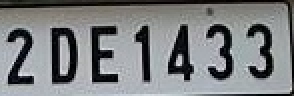
#> input picture samples/plate_crop_1.jpg, 147 x 48 px (shown 2 times larger)
$ python -i plate_preprocess.py   (imports and definitions only)   (older library calls are emulated)
#> lines starting #> are read from the running program, lines starting #| are printed output that depends on the picture
### src/anpr_config.py
"""All tunable thresholds in one place. These are STARTING values, not calibrated ones:
run evaluate.py on a labelled set and adjust. Confidence thresholds alone do not guarantee accuracy."""

# ---- decision (SUCCESS / REVIEW / REJECT) --------------------------------------------
ACCEPT_AVG_CONF = 0.90        # geometric mean of per-character probabilities
ACCEPT_WEAKEST_CHAR = 0.80    # lowest single-character probability
CONFLICT_MIN_CONF = 0.80      # another valid reading this confident = unresolved conflict
DET_CONF_MIN_SUCCESS = 0.30   # YOLO box confidence needed for SUCCESS (not used in crop mode)

# ---- automatic crop mode --------------------------------------------------------------
# Pump-camera uploads are often already plate crops; YOLO then finds a box INSIDE the plate and
# cuts characters off. When an image looks like a crop, the whole image is read as well and the
# better reading is kept (a confident disagreement between the two goes to manual review).
AUTO_CROP_MODE = True
AUTO_CROP_ASPECT = (0.9, 7.5)     # width / height of an image that may be a plate crop
AUTO_CROP_MAX_SIDE = 1000         # px: larger images are full scenes
AUTO_CROP_MIN_BOX_FRACTION = 0.20 # a YOLO box covering >= this share of the image = crop

# ---- plate geometry / crop quality ----------------------------------------------------
MIN_CROP_HEIGHT = 12          # px: smaller crops cannot be read reliably
MIN_CROP_WIDTH = 30
PLATE_ASPECT_RANGE = (0.9, 7.5)   # width / height of a plausible plate box
TWO_LINE_ASPECT = 2.2         # below this width/height a plate is read as two lines

# ---- OCR attempts ---------------------------------------------------------------------
BASE_H_PADS = (0.06, 0.25, 0.50)  # horizontal padding (fraction of box width)
V_PAD = 0.12
EARLY_EXIT_AVG = 0.95         # tight crop this confident and valid -> skip the wider crops
EARLY_EXIT_WEAKEST = 0.85
MAX_RETRY_VARIANTS = 6        # extra preprocessing variants per plate (one batched PARSeq call)
MAX_RETRY_ROUNDS = 2
OCR_CACHE_SIZE = 4096         # identical crops are read once
IMAGE_CACHE_SIZE = 512        # identical uploaded files are analysed once

# ---- position-aware candidate generation ---------------------------------------------
ALT_MIN_PROB = 0.02           # an alternative character needs at least this model probability
ALT_MIN_PROB_NON_CONFUSABLE = 0.15
MAX_SUBSTITUTIONS = 2
CONFUSABLE = {frozenset(p) for p in (("O", "0"), ("D", "0"), ("Q", "0"), ("I", "1"), ("L", "1"),
                                     ("T", "1"), ("B", "8"), ("S", "5"), ("Z", "2"), ("G", "6"),
                                     ("A", "4"), ("U", "V"), ("M", "H"), ("W", "V"), ("K", "X"),
                                     ("V", "Y"), ("H", "U"))}

# ---- registration format ------------------------------------------------------------
SERIES_WARN_LETTERS = set("IO")   # not seen in series letters; a read containing them goes to review
WARN_EMPTY_SERIES = True          # plates with no series letters are rare; a dropped letter is common
RTO_DIGITS = {"DL": (1, 2)}       # state -> (min, max) RTO digits. Default (2, 2)
ALLOW_LEGACY_STATE_CODES = True   # OR, UA, DN: still on older vehicles

# ---- ML verifier (HistGradientBoostingClassifier, see ocr_verifier.py) ----------------
USE_ML_VERIFIER = True        # used when models/ocr_verifier_hgb.joblib exists
USE_REVIEW_RESOLVER = False   # OFF (2026-11-11 hybrid plan: it cross-checks with PARSeq, which is prohibited). second layer for REVIEW plates (review_resolver.py), used when
                              # models/review_resolver_hgb.joblib exists (train_resolver.py)
RESOLVER_TARGET_PRECISION = 0.98
ML_MIN_WEAKEST_CHAR = 0.30    # hard floor: the ML verifier never accepts a character below this
ML_TARGET_PRECISION = 0.96    # chosen on held-out data; labels are ~3% wrong, so 0.97 was unreachable
ML_VERIFIER_CAN_DEMOTE = False  # the verifier was trained on PARSeq readings, not Awiros: it may
                                # promote a borderline read to SUCCESS, but not overrule a reading
                                # that already passed every rule (format, avg >= 90 %, each char >= 80 %)

# ---- OCR engine: Awiros ANPR OCR (PP-OCRv5 SVTR_HGNet, PaddlePaddle) -------------------
# The only model paths in the project live here. AWIROS_DIR holds model.safetensors,
# en_dict.txt and (optionally) the PaddleOCR clone that provides the `ppocr` package.
# Override with the environment variables AWIROS_DIR / PADDLEOCR_DIR.
import os as _os
from pathlib import Path as _Path

OCR_ENGINE_NAME = "Awiros ANPR OCR"


def _first_existing(paths):
    for p in paths:
        if p and _Path(p).expanduser().exists():
            return _Path(p).expanduser()
    return _Path(paths[-1]).expanduser()


_ROOT = _Path(__file__).resolve().parents[1]
AWIROS_DIR = _first_existing([
    _os.environ.get("AWIROS_DIR"),
    _ROOT / "awiros",                                  # inside the project
    _ROOT.parent / "Awiros-ANPR-OCR",                  # next to the project (Linux layout)
    _Path.home() / "Awiros-ANPR-OCR",                  # C:\Users\Lenovo\Awiros-ANPR-OCR (Windows)
])
AWIROS_ORIGINAL_WEIGHTS = AWIROS_DIR / "model.safetensors"
# finetune_awiros.py --deploy writes a fine-tuned model here; it is used automatically when present
# (only deployed if it beat the original on held-out verified plates). AWIROS_USE_FINETUNED=0 = original.
AWIROS_FINETUNED_WEIGHTS = _ROOT / "models" / "awiros_finetuned" / "model.safetensors"
AWIROS_WEIGHTS = _Path(_os.environ["AWIROS_WEIGHTS"]).expanduser() if _os.environ.get("AWIROS_WEIGHTS") else (
    AWIROS_FINETUNED_WEIGHTS
    if AWIROS_FINETUNED_WEIGHTS.is_file() and _os.environ.get("AWIROS_USE_FINETUNED", "1") != "0"
    else AWIROS_ORIGINAL_WEIGHTS)
AWIROS_DICT = AWIROS_DIR / "en_dict.txt"
PADDLEOCR_DIR = _first_existing([_os.environ.get("PADDLEOCR_DIR"), AWIROS_DIR / "PaddleOCR"])
AWIROS_INPUT_SHAPE = (3, 48, 320)   # C, H, W from the model card / PP-OCRv5_server_rec.yml
AWIROS_BATCH_SIZE = 32              # crops per forward pass; lower it if the GPU runs out of memory
# On CPU the model is exported once to a static Paddle inference graph and run with oneDNN:
# ~150 ms per crop instead of ~7 s in eager mode (identical output, max diff 2e-5).
# Set AWIROS_FAST_CPU=0 to force the eager model. The export is rebuilt when the weights change.
AWIROS_FAST_CPU = _os.environ.get("AWIROS_FAST_CPU", "1") != "0"
AWIROS_INFERENCE_DIR = _ROOT / "models" / "awiros_inference"
AWIROS_CPU_THREADS = max(1, min(8, (_os.cpu_count() or 4)))
# 58 % of the checkpoint's values are denormal floats (~1e-39), which make eager CPU math ~100x
# slower. They are zeroed in memory when the model is loaded (identical output; file unchanged).
AWIROS_FLUSH_DENORMALS = _os.environ.get("AWIROS_FLUSH_DENORMALS", "1") != "0"

# ---- detailed OCR status (shown next to SUCCESS / REVIEW / REJECT / NO PLATE) -----------
# SUCCESS, LOW_CONFIDENCE, INVALID_FORMAT, MANUAL_REVIEW_REQUIRED, DETECTION_FAILED, OCR_FAILED
LOW_CONFIDENCE_REASONS = {"LOW_AVERAGE_CONFIDENCE", "UNCERTAIN_CHARACTER", "ML_VERIFIER_LOW_PROBABILITY",
                          "LOW_CALIBRATED_PROBABILITY", "UNCERTAIN_CHARACTER_CALIBRATED"}

# ---- hybrid automatic-verification gate (hybrid_verifier.py, 2026-11-11) ------------------
# Final gate on SUCCESS: calibrated P(correct) + selective same-image TTA + expected states.
# It can only send a SUCCESS to manual review; it never approves or changes text.
# HYBRID_VERIFIER=0 turns it off (the previous behaviour, exactly).
HYBRID_VERIFIER_ENABLED = _os.environ.get("HYBRID_VERIFIER", "1") != "0"
HYBRID_CALIBRATION_PATH = _ROOT / "models" / "calibration" / "awiros_calibration.json"
# Defaults only; the calibration file (fitted on the calibration split, thresholds chosen on
# calibration + validation, never on test) overrides them for the weights it was fitted on.
HYBRID_AUTO_MIN_P = 0.90          # calibrated P(exactly correct) needed for SUCCESS
# Operating point. Default = the calibration file's threshold, chosen as the highest coverage with
# ZERO false approvals on calib+val (fine-tuned model: 0.90 -> test precision 97.6 %, coverage 34 %).
# HYBRID_AUTO_MIN_P=0.85 = "balanced" (2 false approvals in 146 selection images; see
# bench/reports/HYBRID_REPORT.md for its measured test numbers).
# 2026-11-11: user chose "balanced" as the default (test: SUCCESS 70/124, 3 wrong approvals).
# HYBRID_AUTO_MIN_P=0.90 = strict (42/124, 1 wrong). HYBRID_VERIFIER=0 = gate off (90/124, 7 wrong).
HYBRID_AUTO_MIN_P_OVERRIDE = float(_os.environ.get("HYBRID_AUTO_MIN_P") or 0.85)
# 2026-11-11: user asked to stop LOW_CALIBRATED_PROBABILITY / UNCERTAIN_CHARACTER_CALIBRATED from
# sending plates to review. The gate still computes and logs the calibrated probability and its
# reasons (column hybrid_reasons), but only demotes when HYBRID_GATE_DEMOTES=1.
# Measured on test: no demotion -> 90/124 SUCCESS, 7 wrong; demotion at 0.85 -> 70/124, 3 wrong.
# Auto-crop conflict check (pipeline._pick_crop_reading): YOLO-box reading vs whole-image reading.
#   "success_only": only another reading that the rules also passed as SUCCESS can block (a truncated
#                   box crop that the rules already sent to review no longer vetoes a good reading)
#   "any":          previous behaviour - any valid-format reading with conf >= CONFLICT_MIN_CONF blocks
#   "off":          never block; the best reading is kept
CROP_CONFLICT_MODE = _os.environ.get("CROP_CONFLICT_MODE", "off")   # user choice 2026-11-11; "any" = previous
# Conflict between OCR attempts on the SAME crop (plate_decision.decide: "Different crops gave
# different confident readings"). Kept ON: measured 2026-11-11, turning it off approved 7 more
# val+calib plates of which 6 were wrong (test: +6 approved, +5 wrong). ATTEMPT_CONFLICT_CHECK=0 = off.
ATTEMPT_CONFLICT_CHECK = _os.environ.get("ATTEMPT_CONFLICT_CHECK", "1") == "1"
HYBRID_GATE_DEMOTES = _os.environ.get("HYBRID_GATE_DEMOTES", "0") == "1"
HYBRID_MIN_CHAR_P = 0.50          # weakest temperature-scaled character probability
HYBRID_TTA_GATE = 0.98            # below this calibrated P, re-read the crop with TTA variants
HYBRID_TTA_VARIANTS = ("clahe", "clahe_bilateral", "gaussian")
# Site setting: registrations from other states are read but never auto-approved (manual review).
# The labelled IOCL data is 98.4 % PY/TN; confident misreads mostly produce other state codes.
# Empty tuple = no regional check (use this for deployments outside Puducherry / Tamil Nadu).
AUTO_APPROVE_STATE_CODES = tuple(x for x in _os.environ.get("AUTO_APPROVE_STATE_CODES", "PY,TN").split(",") if x)

# ---- second OCR engine: PaddleOCR DET -> CLS -> REC (mobile models) -----------------------
# Downloaded once by setup_paddleocr_models.py into PADDLEOCR_MODEL_DIR; run with the same
# PaddleOCR clone (PADDLEOCR_DIR) and PaddlePaddle as Awiros. PADDLE_OCR_ENABLED=0 turns it off.
PADDLEOCR_MODEL_DIR = _ROOT / "models" / "paddleocr"
PADDLE_DET_MODEL = PADDLEOCR_MODEL_DIR / "PP-OCRv5_mobile_det"
PADDLE_CLS_MODEL = PADDLEOCR_MODEL_DIR / "PP-LCNet_x1_0_textline_ori"
PADDLE_REC_MODEL = PADDLEOCR_MODEL_DIR / "en_PP-OCRv5_mobile_rec"
PADDLE_OCR_ENABLED = _os.environ.get("PADDLE_OCR_ENABLED", "0") == "1"   # OFF: the 2026-11-11 hybrid prompt prohibits PaddleOCR as an OCR engine
# oneDNN per model on CPU (checked with paddlepaddle 3.3.1, Phase 2): the DET export fails under
# oneDNN ("ConvertPirAttribute2RuntimeAttribute not support ArrayAttribute<DoubleAttribute>"),
# so DET runs on plain CPU kernels (~18 ms on a plate crop); CLS / REC are 4-5x faster with it.
PADDLE_ONEDNN = {"det": False, "cls": True, "rec": True}
PADDLE_CPU_THREADS = max(1, min(4, (_os.cpu_count() or 4) // 2))   # Awiros keeps its own threads
# DET on plate crops: long side resized to this (inference.yml default 960; a plate crop is small,
# so it is enlarged), DB box score / unclip from the model card unless calibrated otherwise.
PADDLE_DET_RESIZE_LONG = 320      # Phase 3 grid on 120 real crops: 320 + pad 0.3 -> 115/120 good, 960 + no pad -> see report
PADDLE_DET_BOX_THRESH = 0.5
PADDLE_DET_UNCLIP = 2.0        # wider boxes: the end characters are not cut off
PADDLE_DET_PAD = 0.3            # border added around the plate crop before DET (fraction of height)

### src/plate_preprocess.py
"""OpenCV plate-crop quality assessment and enhancement variants.

Variants are chosen from the measured quality of the crop, not all applied blindly.
Every variant returns a 3-channel BGR image the same orientation as the input (PARSeq expects RGB)."""
import math

import cv2
import numpy as np

import anpr_config as cfg

# Quality thresholds (on the grayscale crop). Starting values; see evaluate.py.
DARK_MEAN = 80
LOW_CONTRAST_STD = 38
BLUR_LAPVAR = 120          # variance of Laplacian on a crop resized to 64 px high
NOISE_SIGMA = 9.0
LOW_RES_HEIGHT = 28
TILT_DEG = 3.0


def _gray(img):
    return img if img.ndim == 2 else cv2.cvtColor(img, cv2.COLOR_BGR2GRAY)


def _bgr(g):
    return cv2.cvtColor(g, cv2.COLOR_GRAY2BGR) if g.ndim == 2 else g


# [61 lines left out: functions estimate_tilt, assess, quality_label, not called in this run]


# ----------------------------------------------------------------------------- variants
def grayscale(img):
    return _bgr(_gray(img))


def clahe(img, clip=2.0):
    lab = cv2.cvtColor(_bgr(img), cv2.COLOR_BGR2LAB)
    l, a, b = cv2.split(lab)
    l = cv2.createCLAHE(clipLimit=clip, tileGridSize=(4, 8)).apply(l)
    return cv2.cvtColor(cv2.merge((l, a, b)), cv2.COLOR_LAB2BGR)


def low_light(img):
    """Gamma brighten (gamma picked from the mean) then gentle CLAHE."""
    g = _gray(img)
    mean = max(1.0, float(g.mean()))
    gamma = min(2.5, max(1.0, math.log(128 / 255) / math.log(mean / 255)))
    lut = np.array([((i / 255.0) ** (1 / gamma)) * 255 for i in range(256)], np.uint8)
    return clahe(cv2.LUT(_bgr(img), lut), clip=1.5)


def denoise(img):
    return cv2.bilateralFilter(_bgr(img), 7, 40, 7)


# [5 lines left out: function sharpen, not called in this run]


def upscale(img, f=2.0):
    return sharpen(cv2.resize(_bgr(img), None, fx=f, fy=f, interpolation=cv2.INTER_CUBIC), 0.5)


# [22 lines left out: functions adaptive_threshold, otsu, deskew, not called in this run]


def _order(pts):
    s, d = pts.sum(1), np.diff(pts, axis=1)[:, 0]
    return np.array([pts[s.argmin()], pts[d.argmin()], pts[s.argmax()], pts[d.argmax()]], np.float32)


# [21 lines left out: function perspective, not called in this run]


VARIANTS = {
    "low_light": low_light, "clahe": clahe, "denoise": denoise, "sharpen": sharpen,
    "denoise_sharpen": lambda im: sharpen(denoise(im)), "upscale": upscale,
    "deskew": deskew, "perspective": perspective, "grayscale": grayscale,
    "adaptive_threshold": adaptive_threshold, "otsu": otsu,
}


# [34 lines left out: functions plan_variants, make_variants, not called in this run]

>>> import cv2
>>> picture = cv2.imread('../samples/plate_crop_1.jpg')
#> picture is the input picture: shape (48, 147, 3); mean B, G, R 128.1, 126.5, 124.2
>>> result = low_light(picture)
#> in low_light, `mean = max(1.0, float(g.mean()))`: mean = 126
#> in low_light, `gamma = min(2.5, max(1.0, math.log(128 / 255) / math.log(mean / 255)))`: gamma = 1
#> in low_light, `lut = np.array([((i / 255.0) ** (1 / gamma)) * 255 for i in range(256)..`: lut = 256 values from 0 to 255
#> in clahe, `lab = cv2.cvtColor(_bgr(img), cv2.COLOR_BGR2LAB)`: lab: shape (48, 147, 3); mean of channels 0, 1, 2 131.8, 127.6, 126.9
#> in clahe, `l, a, b = cv2.split(lab)`:
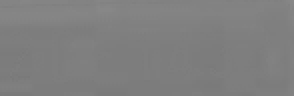
#> b: shape (48, 147) (shown 2 times larger); min 121, max 136, mean 126.9
#> in clahe, `l = cv2.createCLAHE(clipLimit=clip, tileGridSize=(4, 8)).apply(l)`:
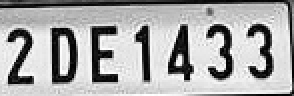
#> l: shape (48, 147) (shown 2 times larger); min 2, max 255, mean 168.7

$ run again, on samples/plate_crop_2.jpg
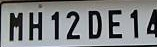
#> input picture samples/plate_crop_2.jpg, 157 x 47 px
#> picture is the input picture: shape (47, 157, 3); mean B, G, R 130.3, 128.5, 126.3
#> mean = 128.1
#> gamma = 1
#> lut = 256 values from 0 to 255
#> lab: shape (47, 157, 3); mean of channels 0, 1, 2 133.7, 127.6, 126.8
#> in clahe, `l = cv2.createCLAHE(clipLimit=clip, tileGridSize=(4, 8)).apply(l)`:
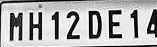
#> l: shape (47, 157); min 2, max 255, mean 174.3

$ run again, on samples/plate_crop_3.jpg
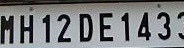
#> input picture samples/plate_crop_3.jpg, 184 x 48 px
#> picture is the input picture: shape (48, 184, 3); mean B, G, R 125.4, 123.8, 121.7
#> mean = 123.4
#> gamma = 1
#> lut = 256 values from 0 to 255
#> lab: shape (48, 184, 3); mean of channels 0, 1, 2 128.9, 127.6, 127
#> in clahe, `l = cv2.createCLAHE(clipLimit=clip, tileGridSize=(4, 8)).apply(l)`:
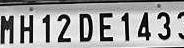
#> l: shape (48, 184); min 2, max 255, mean 158.6
